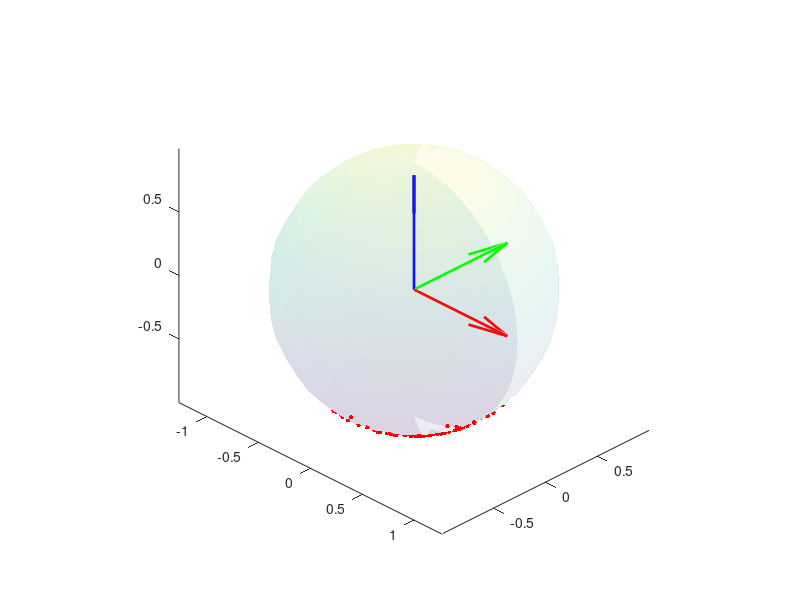

Here is the MATLAB script that generated this plot:
clear all; close all; clc; 

% sample 
r = 1.0;

% unformly sample angles
N = 1000;

% for uniform sampling
lb = [-15, -45]; % lower bound
ub = [15, 45];   % upper bound
angles = [unifrnd(lb(1), ub(1), 1, N);
unifrnd(lb(2), ub(2), 1, N)]';

% for normal sampling
mu = [0; 0];            % mean
sigma = diag([15^2, 15^2]); % covaraince
angles = mvnrnd(mu, sigma, N);

% convert to radians
angles = angles * pi/180;        % rad 

% compute the foot positions
l_zero = [0; 0; -r];
l_final = zeros(N, 3);
for i = 1:N
    phi = angles(i, 1);
    psi = angles(i, 2);
    
    R_phi = [1, 0, 0;
             0, cos(phi), -sin(phi);
             0, sin(phi), cos(phi)];
    R_psi = [cos(psi),  0, sin(psi);
             0,         1, 0;
             -sin(psi), 0, cos(psi)];
    
    l_final(i, :) = R_psi * R_phi * l_zero;
end

% plot the unit sphere
figure;
hold on;
axis equal;

% plot the x, y, z axes
quiver3(0, 0, 0, 1, 0, 0, 'r', 'LineWidth', 2);
quiver3(0, 0, 0, 0, 1, 0, 'g', 'LineWidth', 2);
quiver3(0, 0, 0, 0, 0, 1, 'b', 'LineWidth', 2);

% sphere
[X_sphere, Y_sphere, Z_sphere] = sphere;
surf(X_sphere, Y_sphere, Z_sphere, 'FaceAlpha', 0.1, 'EdgeAlpha', 0.1);
view(45,30);

% plot the leg positions
plot3([0, 0], [0, 0], [0, 0], 'k.', 'MarkerSize', 20);
plot3([0, 0], [0, 0], [0, -r], 'k--', 'LineWidth', 2);
plot3(l_final(:, 1), l_final(:, 2), l_final(:, 3), 'r.', 'MarkerSize', 10);
